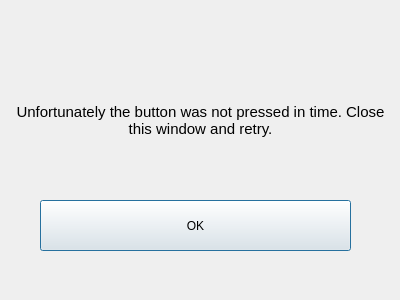
<?xml version="1.0" encoding="UTF-8"?>
<ui version="4.0">
 <class>errorPopUp</class>
 <widget class="QDialog" name="errorPopUp">
  <property name="geometry">
   <rect>
    <x>0</x>
    <y>0</y>
    <width>400</width>
    <height>300</height>
   </rect>
  </property>
  <property name="windowTitle">
   <string>Dialog</string>
  </property>
  <property name="modal">
   <bool>false</bool>
  </property>
  <widget class="QLabel" name="label">
   <property name="geometry">
    <rect>
     <x>10</x>
     <y>30</y>
     <width>381</width>
     <height>181</height>
    </rect>
   </property>
   <property name="font">
    <font>
     <pointsize>11</pointsize>
    </font>
   </property>
   <property name="text">
    <string>Unfortunately the button was not pressed in time. Close this window and retry.</string>
   </property>
   <property name="alignment">
    <set>Qt::AlignCenter</set>
   </property>
   <property name="wordWrap">
    <bool>true</bool>
   </property>
  </widget>
  <widget class="QPushButton" name="OKButton">
   <property name="geometry">
    <rect>
     <x>40</x>
     <y>200</y>
     <width>311</width>
     <height>51</height>
    </rect>
   </property>
   <property name="tabletTracking">
    <bool>false</bool>
   </property>
   <property name="focusPolicy">
    <enum>Qt::ClickFocus</enum>
   </property>
   <property name="text">
    <string>OK</string>
   </property>
   <property name="checkable">
    <bool>false</bool>
   </property>
   <property name="checked">
    <bool>false</bool>
   </property>
   <property name="autoDefault">
    <bool>true</bool>
   </property>
   <property name="default">
    <bool>true</bool>
   </property>
  </widget>
 </widget>
 <resources/>
 <connections/>
</ui>
